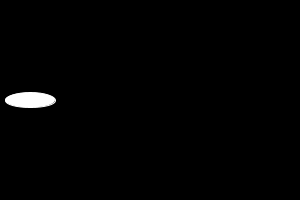
Frame 1 (no input)
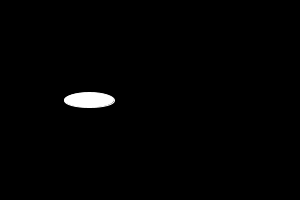
Frame 60 (the mouse pressed at the canvas centre just before this capture)
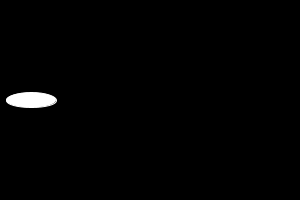
Frame 120 (the mouse held since frame 60 and released just before this capture)

The Processing sketch that drew these frames (run headless with seeded random() and noise(); from frame 60 on, the mouse is pressed at the canvas centre):

// Processing sketch: Vaisseau
// ── Vaisseau.pde

int vaisseauX;
int vaisseauY;
int vitesse;
void setup(){
  background(0);
  size(300, 200);  // Car elle ne va pas changer donc on a pas besoin de la mettre dans draw sinon elle serait verifier plusieur fois pas seconde.
  noStroke();  // Cette comande permet de faire en sorte que rien ne sois dessiné dans le vaisseaux.
  vaisseauX = 30;
  vaisseauY = 100;
  vitesse = 1;
}
void draw() {
  background(0);
  stroke(255, 255, 255);
  ellipse (vaisseauX, vaisseauY, 50, 15);
  vaisseauX = vaisseauX + vitesse;
}
void mousePressed() {
  vitesse = -vitesse;
}
void mouseDragged() {
  vaisseauX = mouseX;
  vaisseauY = mouseY;
  
}
